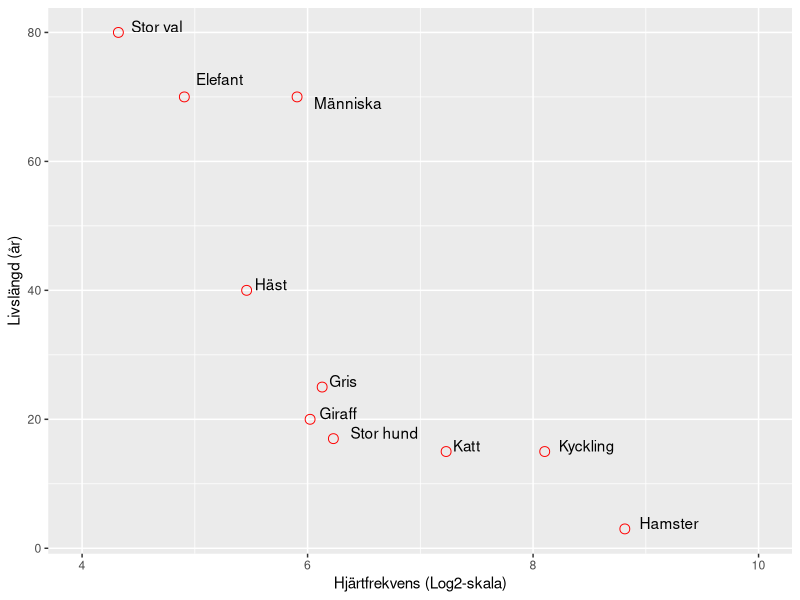

Write R code to recreate this figure.
## ---- chunk 1

## Data
heartbeats <- read.csv('../media/lifetime_heartbeats.csv')

## Curate
heartbeats <- heartbeats[2:16,] # delete first and last line
heartbeats$Heart.Rate <- as.numeric(as.character(heartbeats$Heart.Rate))
heartbeats$Longevity <- as.numeric(as.character(heartbeats$Longevity))
heartbeats <- subset(heartbeats, select==1)
heartbeats$LogHeartRate <- log2(heartbeats$Heart.Rate)

## names(heartbeats)
require(ggplot2)
ggplot(heartbeats, aes(x=LogHeartRate, y=Longevity)) +
    geom_point(size=3, shape=1, color="red")+
    geom_text(aes(label=heartbeats$Djur),hjust=-0.25, vjust=heartbeats$verticaloffset)+
    scale_x_continuous(limits = c(4, 10))+
    ylab("Livslängd (år)")+
    xlab("Hjärtfrekvens (Log2-skala)")

## ggtitle("Heart Rate and longevity in mammals", subtitle = NULL)

